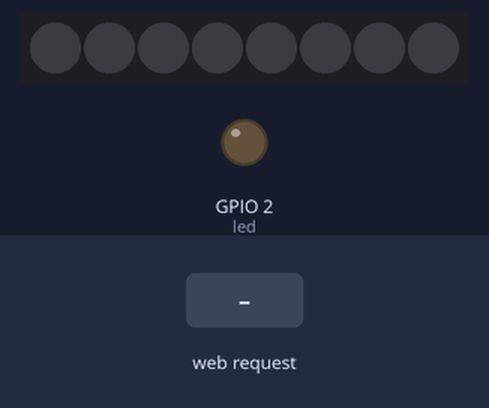
This sketch was run on a simulated ESP8266 (Wemos D1 mini). Shown: 8 RGB LEDs in strip order, left to right, output pins drawn as LEDs (lit = HIGH). The test bench sets the inputs (shaded band). WiFi joins after 1.5 s; servers stay silent unless stated; what the sketch prints to the serial monitor is not drawn.

Above: at 2.7 s.
2.8 s: HTTP request GET /toggle received
At 2.95 s:
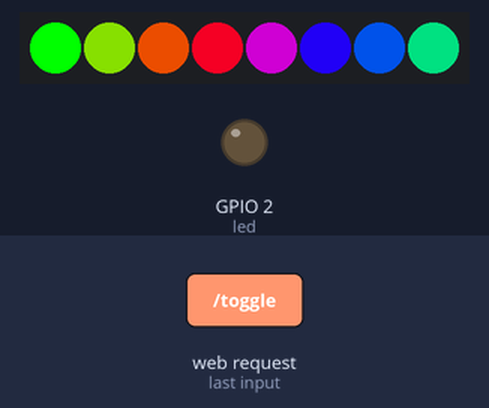
At 3.86 s:
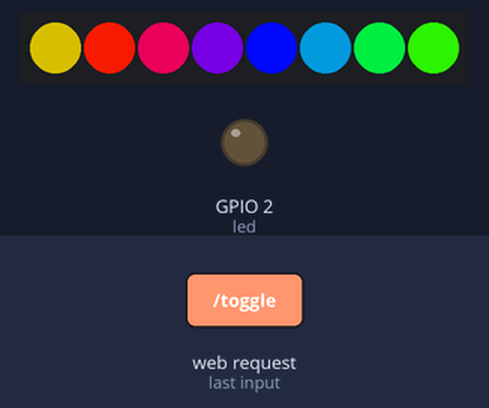
Timing chart, 0 to 20.8 s (numbered marks = the images above; inputs shaded):
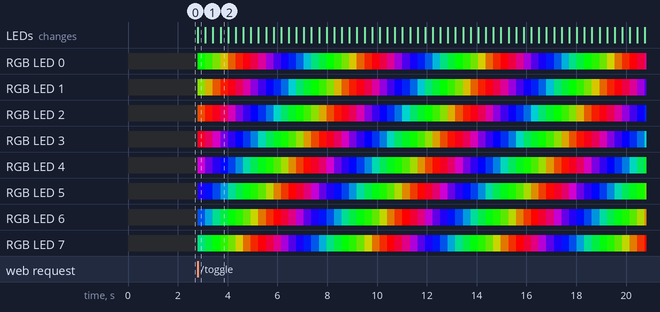

The sketch:

LEDworx_v01.ino
```cpp
#include "Arduino.h"
#include <ESP8266WiFi.h>
#include <ESP8266WebServer.h>
#include <ESP8266mDNS.h>

//#include <ESP_SSD1306.h>    // Modification of Adafruit_SSD1306 for ESP8266 compatibility
#include <Adafruit_GFX.h>   // Needs a little change in original Adafruit library (See README.txt file)
#include <SPI.h>            // For SPI comm (needed for not getting compile error)
#include <Wire.h>
#include <FastLED.h>

//The setup function is called once at startup of the sketch

const char *ssid = "Neuland_Guest";
const char *password = "";

const int led = 2;

const String htmlOK = "HTTP/1.1 200 OK";
const String htmlContentType = "Content-Type: text/html";
const String htmlBegin = "<!DOCTYPE HTML><html>";
const String htmlLinks = "<head><link rel='stylesheet' href='http://progs.draeger-it.blog/wemosd1/d1.css'/><link rel='shortcut icon' href='http://progs.draeger-it.blog/wemosd1/favicon.ico' /></head><body>";
const String htmlEnd = "</body></html>";
const String htmlBreakLine = "</br>";


#define NUM_LEDS 8
#define DATA_PIN 13
CRGB leds[NUM_LEDS];

//ESP8266WebServer server(80);
WiFiServer server(80);

int mode=0; // animation mode


/**
 * Die Funktion gibt den HTML Kopf auf dem Client aus.
 * Dieses wird für jeden Respond verwendet.
 **/
void printHtmlHeader(WiFiClient client){
  client.println(htmlOK);
  client.println(htmlContentType);
  client.println("");
  client.println(htmlBegin);
  client.println(htmlLinks);
}


/*void handleRoot() {
	digitalWrite(led, 1);
	server.send(200, "text/plain", "Hello from esp8266!");
	digitalWrite(led, 0);
}

void handleNotFound() {
	digitalWrite(led, 1);
	String message = "File Not Foundn";
	message += "URI: ";
	message += server.uri();
	message += "nMethod: ";
	message += (server.method() == HTTP_GET) ? "GET" : "POST";
	message += "nArguments: ";
	message += server.args();
	message += "n";
	for (uint8_t i = 0; i < server.args(); i++) {
		message += " " + server.argName(i) + ": " + server.arg(i) + "n";
	}
	server.send(404, "text/plain", message);
	digitalWrite(led, 0);
}*/

void setup() {
// Add your initialization code here
	pinMode(led, OUTPUT);
	FastLED.addLeds<NEOPIXEL, DATA_PIN>(leds, NUM_LEDS);
	Serial.begin(115200);
	WiFi.begin(ssid, password);
	Serial.println("");

// Wait for connection
	while (WiFi.status() != WL_CONNECTED) {
		delay(500);
		Serial.print(".");
	}
	Serial.println("");
	Serial.print("Connected to ");
	Serial.println(ssid);
	Serial.print("IP address: ");
	Serial.println(WiFi.localIP());

	if (MDNS.begin("esp8266")) {
		Serial.println("MDNS responder started");
	}

//	server.on("/", handleRoot);

//	server.on("/inline", []() {
//		server.send(200, "text/plain", "this works as well");
//	});

//	server.onNotFound(handleNotFound);

	server.begin();
	Serial.println("HTTP server started");

}

// The loop function is called in an endless loop
void loop() {
//Add your repeated code here
	//server.handleClient();

	 //Prüfen ob sich ein Client verbunden hat, wenn nicht die Loop "verlassen"
	  WiFiClient client = server.available();
	  if (!client) {
	    return;
	  }

	  // Wenn sich ein Client verbunden hat solange warten bis Daten gesendet werden.
	  Serial.println("Neuer Client verbunden.");
	  while(!client.available()){
	    delay(1);
	  }

	  //Lesen der Anfrage vom Client
	  String request = client.readStringUntil('\r');
	  Serial.println(request);
	  client.flush();
	  //Wenn in der Anfrage die Zeichenkette "/toggle" vorkommt dann...
	  if (request.indexOf("/toggle") != -1) {
	    if(mode == 1){
	      mode = 0;
	    } else {
	        mode = 1;
	    }
	    Serial.print("Modus: ");
	    Serial.println(mode);
	  }
	 //Gibt den Html Header auf der Antwort aus.
	 printHtmlHeader(client);

	  //Ab hier wird die Webseite zusammengesetzt.
	  client.println("<div class='mainWrapper'>");
	  client.print("Die LED ist : ");

	  String value = "-undefined-";

	  //Die Adresse für die Bilder
	  const String imgStartUrl = "http://progs.draeger-it.blog/wemosd1/";
	  String imgUrl = imgStartUrl + "light_on.png";

	  if(mode == 0) {

	  } else {
	    imgUrl = imgStartUrl + "light_off.png";
	  }
	  client.print(value);

	  client.println(htmlBreakLine);
	  client.println(htmlBreakLine);

	  client.println("<img src='"+imgUrl+"' widht='64' height='64'/>");
	  client.println(htmlBreakLine);

	  client.print("<div class='headline'>Klicke <a href=\"/toggle\">hier</a> um die LED ");
	  client.print(value=="AN"?"aus":"an");
	  client.print(" zuschalten.</div>");
	  client.println("");
	  client.println("</div>");
	  client.println(htmlEnd);

	  delay(1); //1ms. Pause
	  led_run();

}
```

LED_ctrl.ino
```cpp
byte * Wheel(byte WheelPos) {
  static byte c[3];

  if(WheelPos < 85) {
   c[0]=WheelPos * 3;
   c[1]=255 - WheelPos * 3;
   c[2]=0;
  } else if(WheelPos < 170) {
   WheelPos -= 85;
   c[0]=255 - WheelPos * 3;
   c[1]=0;
   c[2]=WheelPos * 3;
  } else {
   WheelPos -= 170;
   c[0]=0;
   c[1]=WheelPos * 3;
   c[2]=255 - WheelPos * 3;
  }

  return c;
}


    void showStrip() {
 #ifdef ADAFRUIT_NEOPIXEL_H
   // NeoPixel
   strip.show();
 #endif
 #ifndef ADAFRUIT_NEOPIXEL_H
   // FastLED
   FastLED.show();
 #endif
}

void setPixel(int Pixel, byte red, byte green, byte blue) {
 #ifdef ADAFRUIT_NEOPIXEL_H
   // NeoPixel
   strip.setPixelColor(Pixel, strip.Color(red, green, blue));
 #endif
 #ifndef ADAFRUIT_NEOPIXEL_H
   // FastLED
   leds[Pixel].r = red;
   leds[Pixel].g = green;
   leds[Pixel].b = blue;
 #endif
}

void setAll(byte red, byte green, byte blue) {
  for(int i = 0; i < NUM_LEDS; i++ ) {
    setPixel(i, red, green, blue);
  }
  showStrip();
}


    void RGBLoop(){
  for(int j = 0; j < 3; j++ ) {
    // Fade IN
    for(int k = 0; k < 256; k++) {
      switch(j) {
        case 0: setAll(k,0,0); break;
        case 1: setAll(0,k,0); break;
        case 2: setAll(0,0,k); break;
      }
      showStrip();
      delay(3);
    }
    // Fade OUT
    for(int k = 255; k >= 0; k--) {
      switch(j) {
        case 0: setAll(k,0,0); break;
        case 1: setAll(0,k,0); break;
        case 2: setAll(0,0,k); break;
      }
      showStrip();
      delay(3);
    }
  }
}


void led_run(){
switch (mode){
	case 0:RGBLoop(); break;
	case 1:rainbowCycle(20); break;
}

    }


    void rainbowCycle(int SpeedDelay) {
  byte *c;
  uint16_t i, j;

  for(j=0; j<256*5; j++) { // 5 cycles of all colors on wheel
    for(i=0; i< NUM_LEDS; i++) {
      c=Wheel(((i * 256 / NUM_LEDS) + j) & 255);
      setPixel(i, *c, *(c+1), *(c+2));
    }
    showStrip();
    delay(SpeedDelay);
  }
}
```

sloeber.ino.cpp
```cpp
#ifdef __IN_ECLIPSE__
//This is a automatic generated file
//Please do not modify this file
//If you touch this file your change will be overwritten during the next build
//This file has been generated on 2020-12-04 22:41:53

#include "Arduino.h"
#include "Arduino.h"
#include <ESP8266WiFi.h>
#include <ESP8266WebServer.h>
#include <ESP8266mDNS.h>
#include <Adafruit_GFX.h>
#include <SPI.h>
#include <Wire.h>
#include <FastLED.h>

byte * Wheel(byte WheelPos) ;
void showStrip() ;
void setPixel(int Pixel, byte red, byte green, byte blue) ;
void setAll(byte red, byte green, byte blue) ;
void RGBLoop();
void led_run();
void rainbowCycle(int SpeedDelay) ;
void handleRoot() ;
void handleNotFound() ;
void setup() ;
void loop() ;

#include "LEDworx_v01.ino"

#include "LED_ctrl.ino"

#endif
```
